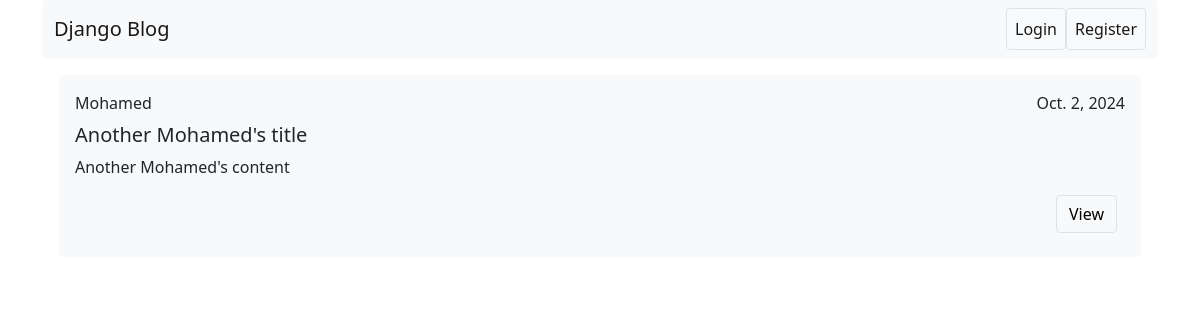
/category/3, run on an earlier commit of the app's database.
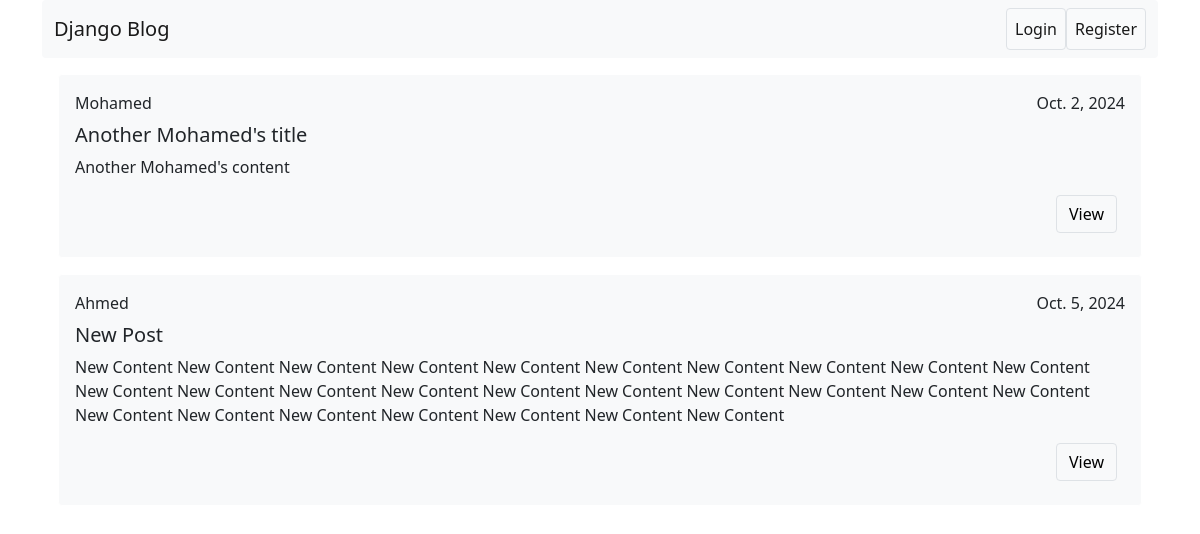
And on a later commit of the database.
### blog/models.py (models this page shows, shortened)
class Post(models.Model):
    content = models.TextField(null=False)
    title = models.CharField(max_length=255)
    category = models.ForeignKey(Category,on_delete=models.PROTECT)
    author = models.ForeignKey(User,on_delete=models.CASCADE,null=True)
    created_at = models.DateField(auto_now_add=True)
    updated_at = models.DateField(auto_now=True)

### blog/views.py (the view)
# urls.py: path('category/<int:pk>',category_view,name='category'),
def category_view(request,pk):
    posts = Post.objects.filter(category_id=pk)
    return render(request,'post/listPosts.html',{'posts':posts})

### blog/custom_context.py (called while the page is built)
def categoryView(request):
    categories = Category.objects.all()
    return {'categories':categories}

### blog/templates/post/listPosts.html (shortened to what this page needs)
{% extends 'base.html' %} {% block content %} {% for post in posts %}
<div class="bg-light border rounded  border-white m-3 c">
    <div class="right  p-3">
        <div class="d-flex justify-content-between mb-2">
            <span>{{ post.author }}</span>
            <span>{{ post.created_at }}</span>
        </div>
        <h5>{{ post.title }}</h5>
        <p>{{ post.content }}</p>
        <div class="d-flex justify-content-end mb-2">
            <a href="{% url 'view_post' post.id %}" class="btn btn-light border me-2">View</a>
        </div>
    </div>
</div>
{% endfor %} {% endblock content %}

What changed in the data, as far as the page shows it:
added Post: author "Ahmed", created_at "Oct. 5, 2024", title "New Post", content "New Content New Content New Content New Content New Content New Content New Content New Content New Content New Content New Content New Content New Content New Content New Content New Content New Content New Content New Content New Content New Content New Content New Content New Content New Content New Content New Content"
